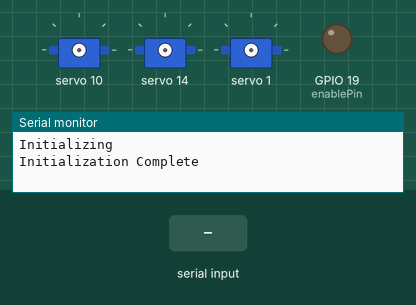
The sketch below on a simulated ESP32. Shown: 3 × servo, output pins drawn as LEDs (lit = HIGH), the last lines printed to the serial monitor. The test bench sets the inputs (shaded band).

Above: at 2.2 s.
2.3 s: "90,45,200\n" received over Serial
At 5.6 s:
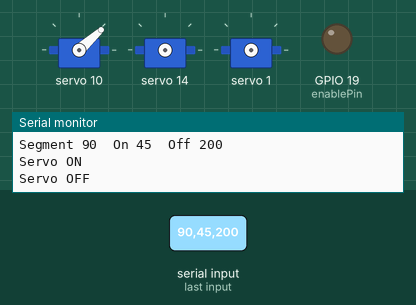
6.3 s: "30,150,10\n" received over Serial
At 10.2 s:
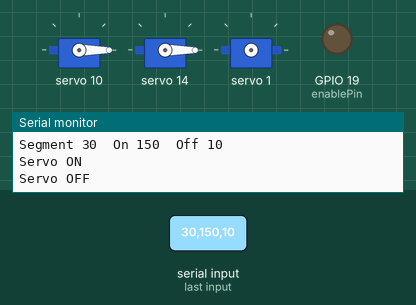
10.3 s: "1,90,45\n" received over Serial
Timing chart, 0 to 13.3 s (numbered marks = the images above; inputs shaded):
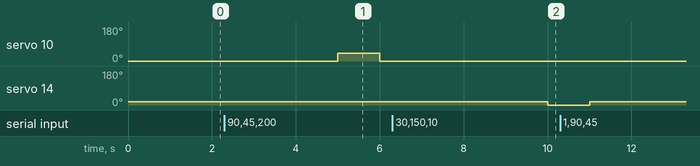

The sketch:

7SegServoCalibration.ino
```cpp
// https://randomnerdtutorials.com/esp32-pinout-reference-gpios/

//Segment LuxorPart: 3, 600,200

#include <Wire.h>
#include <Adafruit_PWMServoDriver.h>
#include "ServoCalibrationValues.h"

#define PWMFrequency 50 // SG90 uses 50Hz
#define ON 1
#define OFF 0
Adafruit_PWMServoDriver pwm = Adafruit_PWMServoDriver(&Wire, 0x40);

int seg = 0;
uint16_t offValue = 0;
uint16_t onValue = 0;

uint16_t seg_state[2] = {offValue, onValue};
bool debug = 1;
uint8_t enablePin = 19;
bool state = 0;

void setup() {
  Serial.begin(9600);
  Serial.println("Initializing");
  pinMode(enablePin, OUTPUT);
  pwm.begin();
  pwm.setPWMFreq(PWMFrequency);
  //Wire.setClock(400000);
  Serial.println("Initialization Complete");
  digitalWrite(enablePin,LOW);
  delay(1000);
}

void loop() {
  // put your main code here, to run repeatedly:
  if (Serial.available() > 0) {
    String incommingString = Serial.readString();
    parseString(incommingString);
    state = 1;
  }

  if (state) {
    Serial.println("Servo ON");
    setServo(seg,seg_state,ON);
    delay(1000);
    Serial.println("Servo OFF");
    setServo(seg,seg_state,OFF);
    delay(1000);
    Serial.println("Servo ON");
    setServo(seg,seg_state,ON);
    delay(1000);
    state = 0;
  }

  delay(1000);

}

void parseString(String Data) {
  int i = 0;
  String aquiredSegment = "";
  String onString = "";
  String offString = "";
  while (Data[i] != ',') {
    aquiredSegment += Data[i];
    i++;
  }
  i++;
  while (Data[i] != ',') {
    onString += Data[i];
    i++;
  }
  i++;

  while (Data[i] != '\n') {
    offString += Data[i];
    i++;
  }
  seg = aquiredSegment.toInt();
  onValue = onString.toInt();
  offValue = offString.toInt();
  seg_state[0] = offValue;
  seg_state[1] = onValue;
  if (debug) {
    Serial.print("Segment ");
    Serial.print(aquiredSegment);
    Serial.print("\t");
    Serial.print("On ");
    Serial.print(onString);
    Serial.print("\t");
    Serial.print("Off ");
    Serial.println(offString);
  }
}

void setServo(uint8_t segment, uint16_t values[2], bool state) {
  pwm.setPWM(segment, 0, values[state]);
}
```

ServoCalibrationValues.h
```cpp
uint16_t state_A[2] = {350, 200};
uint16_t state_B[2] = {340, 230};
uint16_t state_C[2] = {400, 260};
uint16_t state_D[2] = {140, 260};
uint16_t state_E[2] = {130, 290};
uint16_t state_F[2] = {110, 230};
uint16_t state_G[2] = {420, 260};

/*
 * Segment 1            (0x40) (Number)
 * A: ON 240, OFF 500             6
 * B: ON 220, OFF 380             5
 * C: ON 260, OFF 420             4
 * D: ON 280, OFF 120             3
 * E: ON 260, OFF 100             2
 * F: ON 240, OFF 100             1
 * G: ON 280, OFF 500             0


/*
 * Segment 2            (0x40) (Number)
 * A: ON 330, OFF 500             15
 * B: ON 200, OFF 380             14
 * C: ON 325, OFF 500             13
 * D: ON 325, OFF 100             12
 * E: ON 270, OFF 100             11
 * F: ON 180, OFF 55              10
 * G: ON 200, OFF 400             9
 */

 /*
 * Segment 3            (0x41) (Number)
 * A: ON 330, OFF 500             0
 * B: ON 230, OFF 400             1
 * C: ON 160, OFF 350             2
 * D: ON 400, OFF 200             3
 * E: ON 250, OFF 70              4
 * F: ON 520, OFF 380             5
 * G: ON 340, OFF 500             7
 */


/*
 * Segment 4            (0x41) (Number)
 * A: ON 250, OFF 450             6
 * B: ON 280, OFF 450             10
 * C: ON 130, OFF 320             11
 * D: ON 290, OFF 100             15
 * E: ON 290, OFF 100             14
 * F: ON 310, OFF 100             13
 * G: ON 200, OFF 400             12
 */
```

Measured:
- after the input at 2.3 s, servo 10: 0° → 42° after 2.7 s, → 0° 1.0 s later
- after the input at 6.3 s, servo 14: 18° → 0° after 3.7 s
